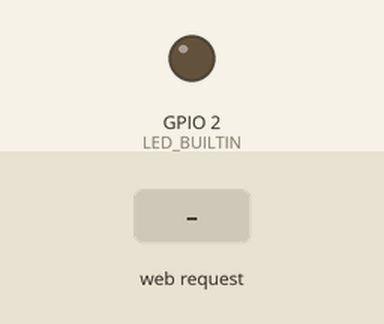
The sketch below on a simulated ESP8266 (NodeMCU). Parts: output pins drawn as LEDs (lit = HIGH, except the on-board LED, lit = LOW). Inputs (shaded band) come from the test bench. WiFi joins after 1.5 s; servers stay silent unless stated; what the sketch prints to the serial monitor is not drawn.

Above: at 2.7 s.
2.8 s: HTTP request GET /toggle received
Timing chart, 0 to 5.8 s (numbered marks = the images above; inputs shaded):
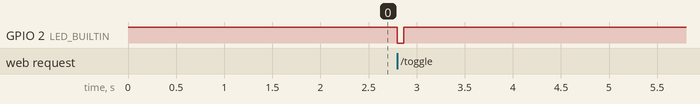

The sketch:

bigfan.ino
```cpp
#include <ESP8266WiFi.h>
#include <ESP8266WebServer.h>
#include <ESP8266mDNS.h>
#include <IRsend.h>

const char* ssid = "<omitted>";
const char* password = "<omitted>";

ESP8266WebServer server(80);
MDNSResponder mdns;
// D5
IRsend irsend(14);

void setup(void) {
    pinMode(LED_BUILTIN, OUTPUT);
    digitalWrite(LED_BUILTIN, HIGH);

    irsend.begin();

    Serial.begin(115200);

    WiFi.disconnect();
    WiFi.begin(ssid, password);

    Serial.print("Attempting to connect to WPA SSID: ");
    Serial.println(ssid);

    // Wait for connection
    while (WiFi.status() != WL_CONNECTED) {
        delay(500);
        Serial.print(".");
    }

    // Dump the connection info
    Serial.println("");
    Serial.print("Connected to ");
    Serial.println(ssid);
    Serial.print("IP address: ");
    Serial.println(WiFi.localIP());

    // Start the MDNS
    if (mdns.begin("esp8266")) {
        Serial.println("MDNS responder started");
    }

    // Add service to the MDNS
    mdns.addService("http", "tcp", 80);

    // Simple handler to toggle fan on/off
    server.on("/toggle", []() {
            digitalWrite(LED_BUILTIN, LOW);

            uint16_t  rawData[95] = {1250, 500, 1250, 500, 400, 1350, 1250, 500, 1250, 500, 400, 1350, 400, 1350, 400, 1350, 400, 1350, 400, 1350, 400, 1350, 1250, 7200, 1250, 500, 1250, 500, 400, 1350, 1250, 500, 1250, 500, 400, 1350, 400, 1350, 400, 1350, 400, 1350, 400, 1350, 400, 1350, 1250, 7200, 1250, 500, 1250, 500, 400, 1350, 1250, 500, 1250, 500, 400, 1350, 400, 1350, 400, 1350, 400, 1350, 400, 1350, 400, 1350, 1250, 7200, 1250, 500, 1250, 500, 400, 1350, 1250, 500, 1250, 500, 400, 1350, 400, 1350, 400, 1350, 400, 1350, 400, 1350, 400, 1350, 1250}; // UNKNOWN 99F428D0
            irsend.sendRaw(rawData, 95, 38);

            server.send(200, "text/plain", "I'm a big fan...\n");

            digitalWrite(LED_BUILTIN, HIGH);
    });

    server.onNotFound([]() {
            server.send(404, "text/plain", "Not found\n");
    });

    server.begin();
    Serial.println("HTTP server started");
}

void loop(void) {
    server.handleClient();
}
```

Measured:
- after the input at 2.8 s, GPIO 2 (LED_BUILTIN): HIGH → LOW at once, → HIGH 0.07 s later
